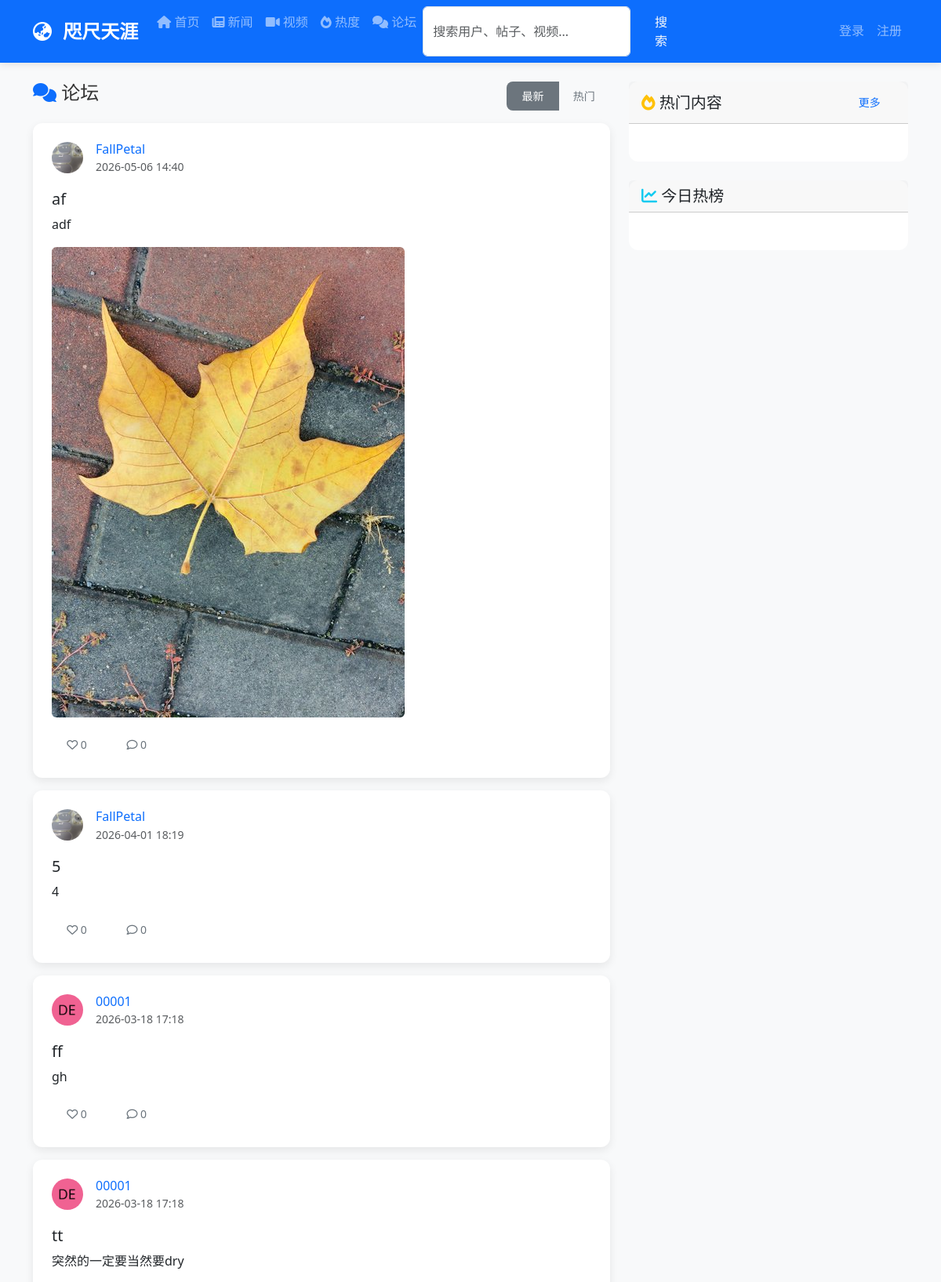
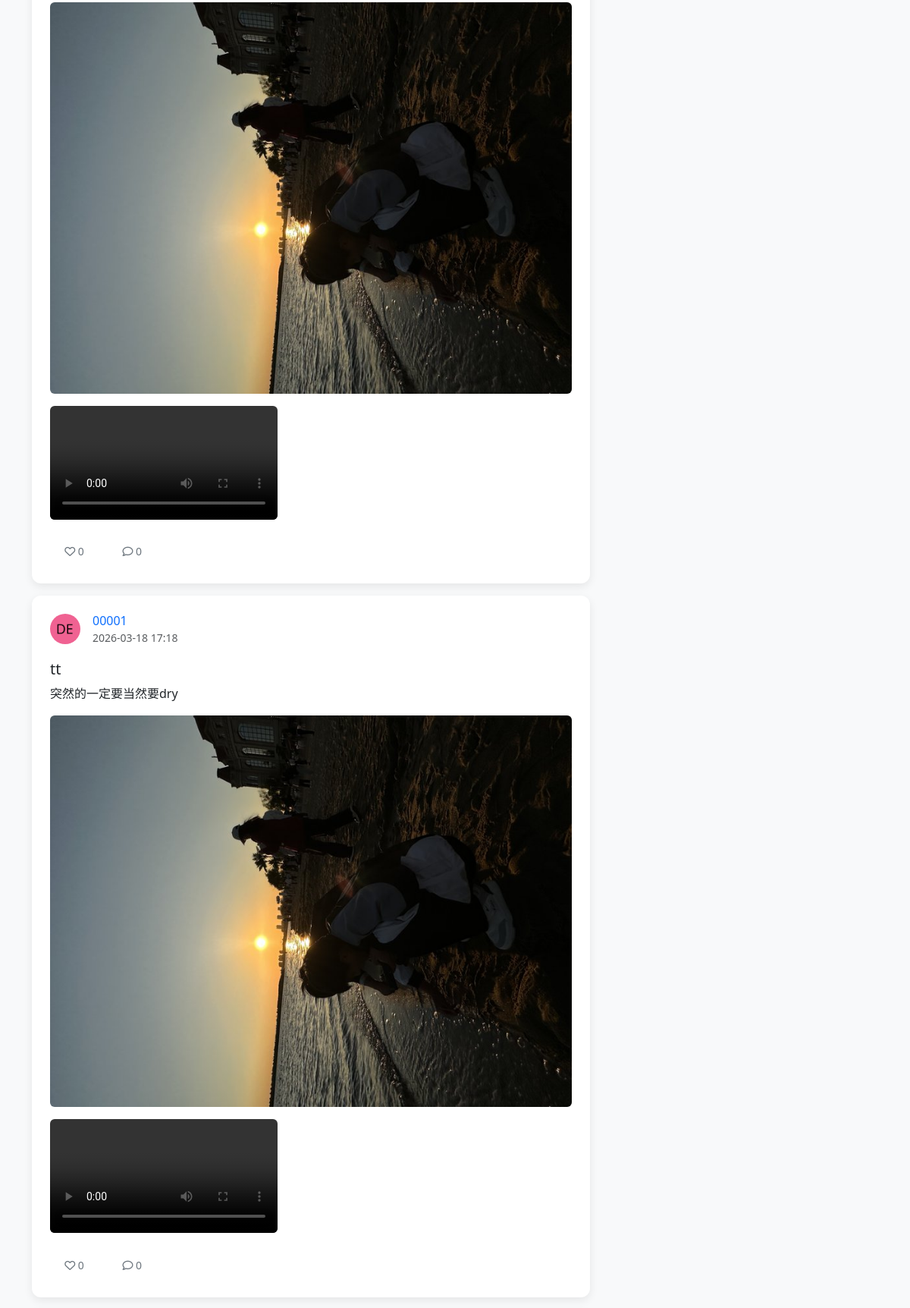
Page /forum (upper part) on the committed database (2 pictures, top to bottom).
### models/__init__.py (models this page shows, shortened)
class Post(db.Model):
    __tablename__ = 'posts'
    id = db.Column(db.Integer, primary_key=True)
    title = db.Column(db.String(200), nullable=False)
    content = db.Column(db.Text, nullable=False)
    image_url = db.Column(db.String(200))  # 帖子配图
    video_url = db.Column(db.String(200))  # 帖子视频
    timestamp = db.Column(FlexibleDateTime, index=True,
                          default=datetime.now)
    updated_at = db.Column(FlexibleDateTime, default=datetime.now)  # 最后更新时间
    author_id = db.Column(db.Integer, db.ForeignKey('users.id'))
    likes_count = db.Column(db.Integer, default=0)
    comments_count = db.Column(db.Integer, default=0)
    post_comments = db.relationship(
        'Comment', lazy=True, foreign_keys='Comment.post_id')
    likes = db.relationship('PostLike', backref='post', lazy=True)

class User(UserMixin, db.Model):
    __tablename__ = 'users'
    id = db.Column(db.Integer, primary_key=True)
    username = db.Column(db.String(80), unique=True, nullable=False)
    email = db.Column(db.String(120), unique=True, nullable=False)
    password_hash = db.Column(db.String(120), nullable=False)
    avatar = db.Column(db.String(200), default='default_avatar.png')
    bio = db.Column(db.Text, default='')
    location = db.Column(db.String(100))
    website = db.Column(db.String(200))
    is_active = db.Column(db.Boolean, default=True)  # 用户是否被封禁
    is_banned = db.Column(db.Boolean, default=False)  # 是否被完全封禁
    can_post = db.Column(db.Boolean, default=True)    # 是否可以发帖
    can_video = db.Column(db.Boolean, default=True)   # 是否可以发视频
    can_comment = db.Column(db.Boolean, default=True)  # 是否可以评论
    is_admin = db.Column(db.Boolean, default=False)   # 是否为管理员
    join_date = db.Column(FlexibleDateTime, default=datetime.now)
    last_seen = db.Column(FlexibleDateTime, default=datetime.now)
    posts = db.relationship('Post', backref='author',
                            lazy=True, foreign_keys='Post.author_id')
    videos = db.relationship('Video', backref='uploader',
                             lazy=True, foreign_keys='Video.uploader_id')
    comments = db.relationship(
        'Comment', lazy=True, foreign_keys='Comment.author_id')
    sent_messages = db.relationship(
        'Message', backref='sender', lazy=True, foreign_keys='Message.sender_id')
    received_messages = db.relationship(
        'Message', backref='recipient', lazy=True, foreign_keys='Message.recipient_id')
    followers = db.relationship(
        'User', secondary='follows',
        primaryjoin='(Follows.followed_id == User.id)',  # 被关注的人
        secondaryjoin='(Follows.follower_id == User.id)',  # 关注者
        backref=db.backref('followed', lazy='dynamic'),
        lazy='dynamic'
    )
    post_likes = db.relationship('PostLike', backref='user', lazy=True)
    video_likes = db.relationship('VideoLike', backref='user', lazy=True)

### app.py (the view)
@app.route('/forum')
def forum():
    posts = Post.query.order_by(Post.timestamp.desc()).all()
    form = PostForm() if current_user.is_authenticated else None
    from chinese_time_utils import calculate_daily_trends
    daily_trends = calculate_daily_trends()
    return render_template('forum.html', posts=posts, form=form, daily_trends=daily_trends)

### app.py (called while the page is built)
@app.before_request
def check_user_permissions():
    if current_user.is_authenticated:
        if current_user.is_banned:
            from flask_login import logout_user
            logout_user()
            flash('您的账户已被封禁，请联系管理员解封。', 'danger')
            return redirect(url_for('login'))
        request_path = request.path
        if not current_user.can_post and request_path in ['/create_post', '/edit_post']:
            flash('您的发帖功能已被封禁，请联系管理员解封。', 'danger')
            return redirect(url_for('index'))
        if not current_user.can_video and request_path in ['/upload_video', '/edit_video']:
            flash('您的视频上传功能已被封禁，请联系管理员解封。', 'danger')
            return redirect(url_for('index'))
        if not current_user.can_comment and 'add_comment' in request_path:
            flash('您的评论功能已被封禁，请联系管理员解封。', 'danger')
            return redirect(request.referrer or url_for('index'))

@app.template_global()
def get_avatar_url(avatar_filename):
    if not avatar_filename:
        return "/static/uploads/avatars/default_avatar.png"
    avatar_filename = avatar_filename.replace('/static/uploads/avatars/', '').replace(
        'static/uploads/avatars/', '').replace('uploads/avatars/', '')
    return f"/static/uploads/avatars/{avatar_filename}"

@app.context_processor
def inject_news_utils():
    def get_last_news_update():
        """获取最新新闻的更新时间"""
        latest_news = News.query.order_by(News.timestamp.desc()).first()
        if latest_news:
            return latest_news.timestamp.strftime('%Y-%m-%d %H:%M')
        return None
    return dict(get_last_news_update=get_last_news_update)

### chinese_time_utils.py (called while the page is built, shortened)
def calculate_daily_trends():
    from models import News, Post, Video
    from datetime import datetime, timedelta
    from app import db
    import math
    today = get_current_time().date()
    yesterday = today - timedelta(days=1)
    items_with_scores = []
    news_items = News.query.filter(
        db.func.date(News.timestamp) == today
    ).all()
    post_items = Post.query.filter(
        db.func.date(Post.timestamp) == today
    ).all()
    video_items = Video.query.filter(
        db.func.date(Video.timestamp) == today
    ).all()
    items_with_scores.sort(key=lambda x: x['score'], reverse=True)
    return items_with_scores

### models/__init__.py (called while the page is built, shortened)
    def process_result_value(self, value, dialect):
        if value is None or value == '':
            return datetime.now()  # 使用本地时间
        return value

### utils/time_utils.py (called while the page is built)
def get_local_timezone():
    return pytz.timezone('Asia/Shanghai')

### templates/forum.html (shortened to what this page needs)
{% extends "base.html" %} {% block title %}论坛 - 咫尺天涯{% endblock %} {%
block content %}
<div class="container mt-4">
  <div class="row">
    <div class="col-md-8">
      <div class="d-flex justify-content-between align-items-center mb-3">
        <h4><i class="fas fa-comments text-primary"></i> 论坛</h4>
        <div>
          <div class="btn-group" role="group">
            <button
              type="button"
              class="btn btn-outline-secondary btn-sm active"
              id="latest-posts-btn"
            >
              最新
            </button>
            <button
              type="button"
              class="btn btn-outline-secondary btn-sm"
              id="popular-posts-btn"
            >
              热门
            </button>
          </div>
        </div>
      </div>
      <div id="posts-container">
        {% if posts %} {% for post in posts %}
        <div class="card mb-3 post-card" data-post-id="{{ post.id }}">
          <div class="card-body">
            <div class="d-flex mb-3">
              <a href="{{ url_for('profile', username=post.author.username) }}">
                <img
                  src="{{ get_avatar_url(post.author.avatar) }}"
                  class="rounded-circle me-3"
                  style="width: 40px; height: 40px; object-fit: cover"
                  alt="头像"
                />
              </a>
              <div>
                <h6 class="card-title mb-0">
                  <a
                    href="{{ url_for('profile', username=post.author.username) }}"
                    class="text-decoration-none"
                    >{{ post.author.username }}</a
                  >
                </h6>
                <small class="text-muted"
                  >{{ post.timestamp.strftime('%Y-%m-%d %H:%M') }}</small
                >
              </div>
            </div>
            <h5 class="card-title">{{ post.title }}</h5>
            <p class="card-text">
              {{ post.content[:300] }}
            </p>
            {% if post.image_url %}
            <img
              src="{{ url_for('static', filename=post.image_url) }}"
              class="img-fluid rounded mb-3"
              alt="帖子配图"
            />
            {% endif %} {% if post.video_url %}
            <video controls class="img-fluid rounded mb-3">
              <source
                src="{{ url_for('static', filename=post.video_url) }}"
                type="video/mp4"
              />
            </video>
            {% endif %}
            <div class="d-flex justify-content-between align-items-center">
              <div>
                <button
                  class="btn btn-sm btn-outline-secondary like-btn"
                  data-type="post"
                  data-id="{{ post.id }}"
                >
                  <i class="far fa-heart"></i>
                  <span class="likes-count">{{ post.likes_count }}</span>
                </button>
                <button
                  class="btn btn-sm btn-outline-secondary ms-2 comment-btn"
                  data-post-id="{{ post.id }}"
                >
                  <i class="far fa-comment"></i> {{ post.comments_count }}
                </button>
              </div>
            </div>
          </div>
        </div>
        {% endfor %} {% else %}
        <div class="text-center py-5">
          <i class="fas fa-comment-slash fa-3x text-muted mb-3"></i>
          <p class="text-muted">暂无帖子</p>
        </div>
        {% endif %}
      </div>
    </div>
    <div class="col-md-4">
      <div class="card mb-4">
        <div
          class="card-header d-flex justify-content-between align-items-center"
        >
          <h5 class="mb-0">
            <i class="fas fa-fire text-warning"></i> 热门内容
          </h5>
          <a
            href="{{ url_for('trending_daily') }}"
            class="btn btn-sm btn-outline-primary"
          >
            更多
          </a>
        </div>
        <div class="card-body">
        </div>
      </div>
      <div class="card mb-4">
        <div class="card-header">
          <h5 class="mb-0">
            <i class="fas fa-chart-line text-info"></i> 今日热榜
          </h5>
        </div>
        <div class="card-body">
        </div>
      </div>
    </div>
  </div>
</div>
{% endblock %}

### static/css/style.css (style rules this page uses)
:root { --primary-color: #0d6efd; --secondary-color: #6c757d; --success-color: #198754; --info-color: #0dcaf0; --warning-color: #ffc107; --danger-color: #dc3545; --light-color: #f8f9fa; --dark-color: #212529; }
body { font-family: 'Segoe UI', Tahoma, Geneva, Verdana, sans-serif; background-color: #f8f9fa; color: #333; line-height: 1.6; padding-top: 0; margin: 0; }
.card { border: none; border-radius: 12px; transition: transform 0.3s ease, box-shadow 0.3s ease; background-color: #ffffff; }
.card-body { padding: 1.5rem; }
.btn { border-radius: 8px; padding: 0.5rem 1.2rem; font-weight: 500; transition: all 0.3s ease; border: none; }
.post-card { border-radius: 12px; overflow: hidden; box-shadow: 0 4px 12px rgba(0,0,0,0.08); transition: transform 0.3s ease, box-shadow 0.3s ease; }

### templates/base.html (style rules this page uses)
.post-card { border-radius: 12px; overflow: hidden; box-shadow: 0 4px 12px rgba(0, 0, 0, 0.08); transition: transform 0.3s ease, box-shadow 0.3s ease; }

### rows in the picture
Post: avatar (picture), author.username "FallPetal", timestamp "2026-05-06 14:40", title "af", content "adf", image_url (picture), likes_count "0", comments_count "0"
Post: avatar (picture), author.username "FallPetal", timestamp "2026-04-01 18:19", title "5", content "4", likes_count "0", comments_count "0"
Post: avatar (placeholder picture), author.username "00001", timestamp "2026-03-18 17:18", title "ff", content "gh", likes_count "0", comments_count "0"
Post: avatar (placeholder picture), author.username "00001", timestamp "2026-03-18 17:18", title "tt", content "突然的一定要当然要dry", image_url (picture), likes_count "0", comments_count "0"
Post: avatar (placeholder picture), author.username "00001", timestamp "2026-03-18 17:18", title "tt", content "突然的一定要当然要dry", image_url (picture), likes_count "0", comments_count "0"
